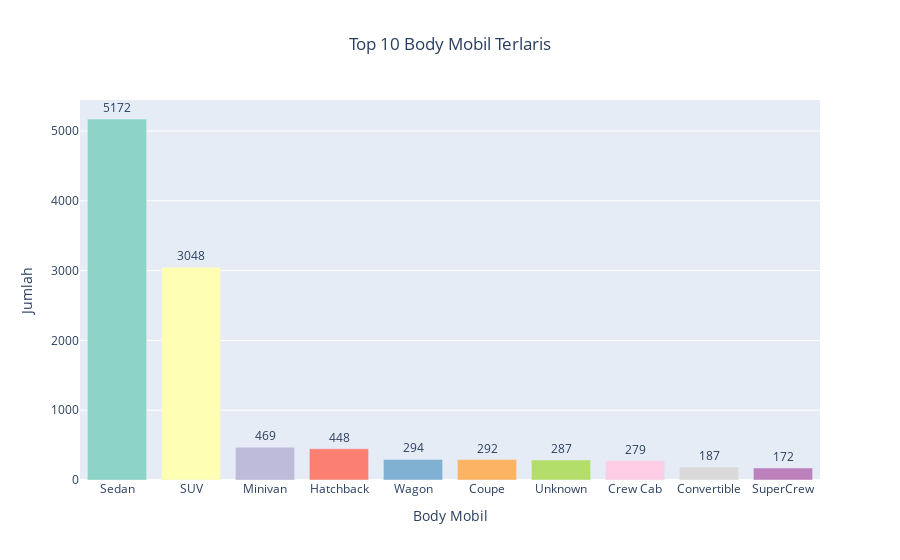

This figure's notebook cell:
### Code cell
body_counts = df['body'].value_counts().head(10).reset_index()
body_counts.columns = ['body', 'count']

# Plot bar chart
fig = px.bar(body_counts, x='body', y='count',
             title='Top 10 Body Mobil Terlaris',
             color='body',
             color_discrete_sequence=px.colors.qualitative.Set3,
             text='count')

fig.update_layout(title_x=0.5,
                  xaxis_title='Body Mobil',
                  yaxis_title='Jumlah',
                  showlegend=False)

fig.update_traces(textposition='outside')
fig.show()

### Figure 1 — Plotly figure (JSON) as saved in the notebook; plotly's stock layout.template omitted (floating-point values rounded to 4 significant figures)
{"data": [{"alignmentgroup": "True", "hovertemplate": "body=%{x}<br>count=%{text}<extra></extra>", "legendgroup": "Sedan", "marker": {"color": "rgb(141,211,199)", "pattern": {"shape": ""}}, "name": "Sedan", "offsetgroup": "Sedan", "orientation": "v", "showlegend": true, "text": [5172], "textposition": "outside", "type": "bar", "x": ["Sedan"], "xaxis": "x", "y": [5172], "yaxis": "y"}, {"alignmentgroup": "True", "hovertemplate": "body=%{x}<br>count=%{text}<extra></extra>", "legendgroup": "SUV", "marker": {"color": "rgb(255,255,179)", "pattern": {"shape": ""}}, "name": "SUV", "offsetgroup": "SUV", "orientation": "v", "showlegend": true, "text": [3048], "textposition": "outside", "type": "bar", "x": ["SUV"], "xaxis": "x", "y": [3048], "yaxis": "y"}, {"alignmentgroup": "True", "hovertemplate": "body=%{x}<br>count=%{text}<extra></extra>", "legendgroup": "Minivan", "marker": {"color": "rgb(190,186,218)", "pattern": {"shape": ""}}, "name": "Minivan", "offsetgroup": "Minivan", "orientation": "v", "showlegend": true, "text": [469], "textposition": "outside", "type": "bar", "x": ["Minivan"], "xaxis": "x", "y": [469], "yaxis": "y"}, {"alignmentgroup": "True", "hovertemplate": "body=%{x}<br>count=%{text}<extra></extra>", "legendgroup": "Hatchback", "marker": {"color": "rgb(251,128,114)", "pattern": {"shape": ""}}, "name": "Hatchback", "offsetgroup": "Hatchback", "orientation": "v", "showlegend": true, "text": [448], "textposition": "outside", "type": "bar", "x": ["Hatchback"], "xaxis": "x", "y": [448], "yaxis": "y"}, {"alignmentgroup": "True", "hovertemplate": "body=%{x}<br>count=%{text}<extra></extra>", "legendgroup": "Wagon", "marker": {"color": "rgb(128,177,211)", "pattern": {"shape": ""}}, "name": "Wagon", "offsetgroup": "Wagon", "orientation": "v", "showlegend": true, "text": [294], "textposition": "outside", "type": "bar", "x": ["Wagon"], "xaxis": "x", "y": [294], "yaxis": "y"}, {"alignmentgroup": "True", "hovertemplate": "body=%{x}<br>count=%{text}<extra></extra>", "legendgroup": "Coupe", "marker": {"color": "rgb(253,180,98)", "pattern": {"shape": ""}}, "name": "Coupe", "offsetgroup": "Coupe", "orientation": "v", "showlegend": true, "text": [292], "textposition": "outside", "type": "bar", "x": ["Coupe"], "xaxis": "x", "y": [292], "yaxis": "y"}, {"alignmentgroup": "True", "hovertemplate": "body=%{x}<br>count=%{text}<extra></extra>", "legendgroup": "Unknown", "marker": {"color": "rgb(179,222,105)", "pattern": {"shape": ""}}, "name": "Unknown", "offsetgroup": "Unknown", "orientation": "v", "showlegend": true, "text": [287], "textposition": "outside", "type": "bar", "x": ["Unknown"], "xaxis": "x", "y": [287], "yaxis": "y"}, {"alignmentgroup": "True", "hovertemplate": "body=%{x}<br>count=%{text}<extra></extra>", "legendgroup": "Crew Cab", "marker": {"color": "rgb(252,205,229)", "pattern": {"shape": ""}}, "name": "Crew Cab", "offsetgroup": "Crew Cab", "orientation": "v", "showlegend": true, "text": [279], "textposition": "outside", "type": "bar", "x": ["Crew Cab"], "xaxis": "x", "y": [279], "yaxis": "y"}, {"alignmentgroup": "True", "hovertemplate": "body=%{x}<br>count=%{text}<extra></extra>", "legendgroup": "Convertible", "marker": {"color": "rgb(217,217,217)", "pattern": {"shape": ""}}, "name": "Convertible", "offsetgroup": "Convertible", "orientation": "v", "showlegend": true, "text": [187], "textposition": "outside", "type": "bar", "x": ["Convertible"], "xaxis": "x", "y": [187], "yaxis": "y"}, {"alignmentgroup": "True", "hovertemplate": "body=%{x}<br>count=%{text}<extra></extra>", "legendgroup": "SuperCrew", "marker": {"color": "rgb(188,128,189)", "pattern": {"shape": ""}}, "name": "SuperCrew", "offsetgroup": "SuperCrew", "orientation": "v", "showlegend": true, "text": [172], "textposition": "outside", "type": "bar", "x": ["SuperCrew"], "xaxis": "x", "y": [172], "yaxis": "y"}], "layout": {"barmode": "relative", "legend": {"title": {"text": "body"}, "tracegroupgap": 0}, "showlegend": false, "title": {"text": "Top 10 Body Mobil Terlaris", "x": 0.5}, "xaxis": {"anchor": "y", "categoryarray": ["Sedan", "SUV", "Minivan", "Hatchback", "Wagon", "Coupe", "Unknown", "Crew Cab", "Convertible", "SuperCrew"], "categoryorder": "array", "domain": [0, 1], "title": {"text": "Body Mobil"}}, "yaxis": {"anchor": "x", "domain": [0, 1], "title": {"text": "Jumlah"}}}}
